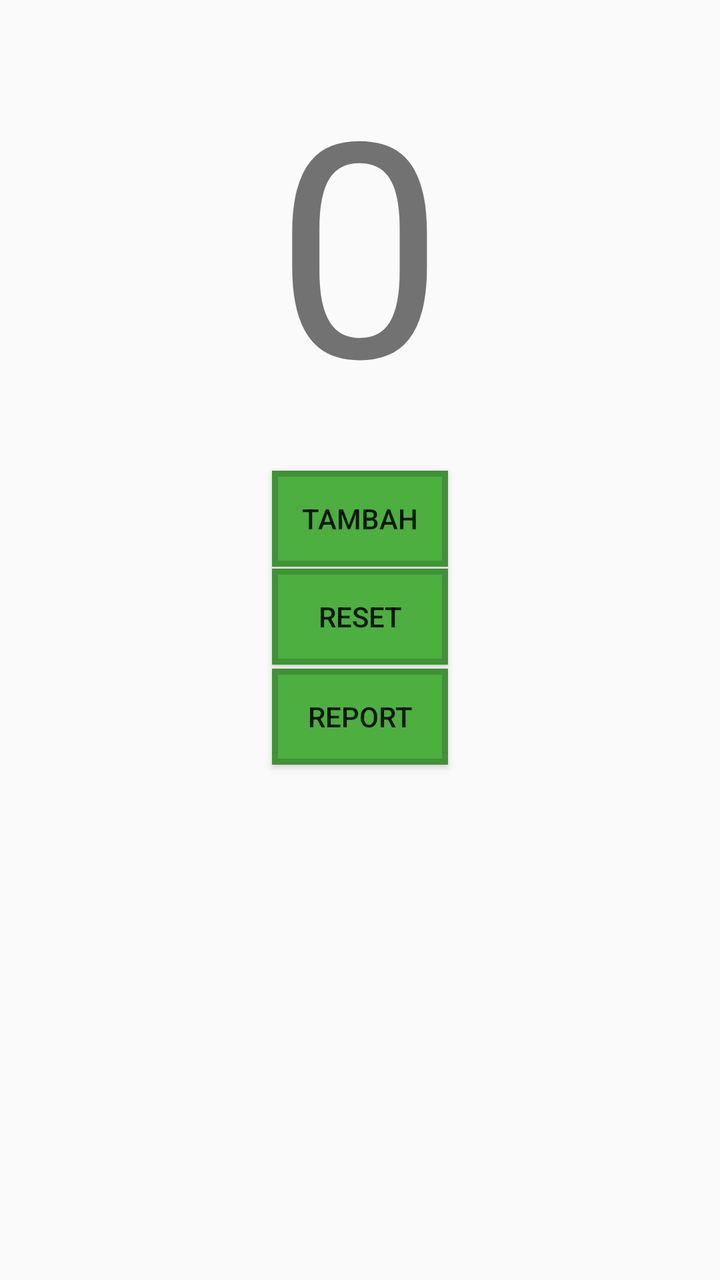
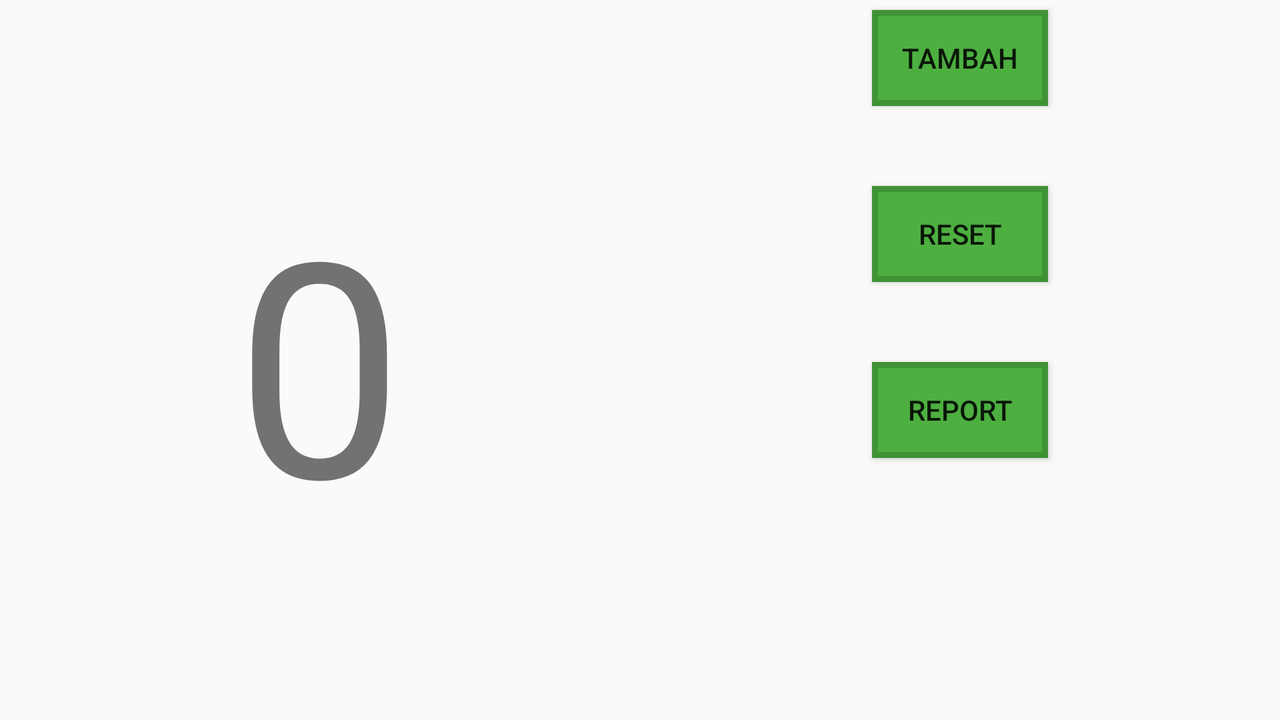

Compare how this app lays out the same screen by default and in its alternative resource folder. The renders come first, then the two layout files and the values they reference.
<!-- AndroidManifest.xml: application theme AppTheme -->
<!-- res/layout/activity_main.xml -->
<RelativeLayout xmlns:android="http://schemas.android.com/apk/res/android"
    xmlns:tools="http://schemas.android.com/tools"
    android:layout_width="match_parent"
    android:layout_height="match_parent"
    android:paddingBottom="@dimen/activity_vertical_margin"
    android:paddingLeft="@dimen/activity_horizontal_margin"
    android:paddingRight="@dimen/activity_horizontal_margin"
    android:paddingTop="@dimen/activity_vertical_margin"
    tools:context=".MainActivity">

    <TextView
        android:id="@+id/text"
        android:textSize="150sp"
        android:layout_width="wrap_content"
        android:layout_height="wrap_content"
        android:layout_centerHorizontal="true"
        android:layout_marginTop="20dp"
        android:text="0" />
    <Button
        android:layout_centerHorizontal="true"
        android:layout_below="@+id/text"
        android:id="@+id/tambah"
        android:layout_marginTop="16dp"
        android:layout_width="wrap_content"
        android:layout_height="wrap_content"
        android:text="@string/tambah"
        android:background="@drawable/button_green_stated"/>
    <Button
        android:layout_margin="1dp"
        android:layout_centerHorizontal="true"
        android:layout_below="@+id/tambah"
        android:id="@+id/reset"
        android:background="@drawable/button_green_stated"
        android:layout_width="wrap_content"
        android:layout_height="wrap_content"
        android:text="@string/reset"/>
    <Button
        android:id="@+id/report"
        android:layout_margin="1dp"
        android:background="@drawable/button_green_stated"
        android:layout_centerHorizontal="true"
        android:layout_below="@id/reset"
        android:layout_width="wrap_content"
        android:layout_height="wrap_content"
        android:text="report"/>



</RelativeLayout>
<!-- resources referenced by this layout -->
<resources>
  <!-- drawable button_green_stated (drawable) -->
  <?xml version="1.0" encoding="utf-8"?>
  <selector xmlns:android="http://schemas.android.com/apk/res/android">
      <item android:state_pressed="true"
          android:drawable="@drawable/button_green_pressed"/>
      <item android:drawable="@drawable/button_green_default"/>
  </selector>
  <string name="reset">reset</string>
  <string name="tambah">Tambah</string>
  <style name="AppTheme" parent="Theme.AppCompat.Light.DarkActionBar">
          
      </style>
  <!-- drawable button_green_pressed (drawable) -->
  <?xml version="1.0" encoding="utf-8"?>
  <layer-list xmlns:android="http://schemas.android.com/apk/res/android">
      <item>
          <shape android:shape="rectangle">
              <solid android:color="@color/green.black"/>
              <stroke
                  android:color="@color/green.black"
                  android:width="3dp"
                  />
          </shape>
      </item>
  </layer-list>
  <!-- drawable button_green_default (drawable) -->
  <?xml version="1.0" encoding="utf-8"?>
  <layer-list xmlns:android="http://schemas.android.com/apk/res/android">
  
      <item>
  
          <shape android:shape="rectangle">
              <solid android:color="@color/green"/>
              <stroke
                  android:color="@color/green.black"
                  android:width="3dp" />
          </shape>
  
      </item>
  
  </layer-list>
  <color name="green.black">#FF409236</color>
  <color name="green">#4caf40</color>
</resources>
<!-- res/layout-land/activity_main.xml (the repository's variant of the layout above) -->
<!-- drawn on the phone turned sideways -->
<?xml version="1.0" encoding="utf-8"?>
<LinearLayout xmlns:android="http://schemas.android.com/apk/res/android"
    android:layout_width="match_parent"
    android:layout_height="match_parent"
    android:orientation="horizontal">
    <RelativeLayout
        android:layout_width="match_parent"
        android:layout_height="match_parent"
        android:orientation="horizontal"
        android:layout_weight="1"
        >
        <TextView
            android:layout_width="wrap_content"
            android:layout_height="wrap_content"
            android:text="0"
            android:layout_centerHorizontal="true"
            android:layout_centerVertical="true"
            android:textSize="150sp"
            />


    </RelativeLayout>
    <RelativeLayout
        android:layout_width="match_parent"
        android:layout_height="match_parent"
        android:orientation="vertical"
        android:layout_weight="1">
        <Button
            android:layout_centerHorizontal="true"
            android:id="@+id/tambah"
            android:layout_marginTop="5dp"
            android:layout_marginBottom="20dp"
            android:layout_width="wrap_content"
            android:layout_height="wrap_content"
            android:text="@string/tambah"
            android:background="@drawable/button_green_stated"/>
        <Button
            android:background="@drawable/button_green_stated"
            android:layout_centerHorizontal="true"
            android:layout_below="@+id/tambah"
            android:id="@+id/reset"
            android:layout_margin="20dp"
            android:layout_width="wrap_content"
            android:layout_height="wrap_content"
            android:text="@string/reset"/>
        <Button
            android:background="@drawable/button_green_stated"
            android:layout_margin="20dp"
            android:layout_centerHorizontal="true"
            android:layout_below="@id/reset"
            android:layout_width="wrap_content"
            android:layout_height="wrap_content"
            android:text="@string/report"/>



    </RelativeLayout>

</LinearLayout>
<!-- resources referenced by the variant -->
<!-- as the phone turned sideways resolves them -->
<resources>
  <!-- drawable button_green_stated (drawable) -->
  <?xml version="1.0" encoding="utf-8"?>
  <selector xmlns:android="http://schemas.android.com/apk/res/android">
      <item android:state_pressed="true"
          android:drawable="@drawable/button_green_pressed"/>
      <item android:drawable="@drawable/button_green_default"/>
  </selector>
  <string name="report">report</string>
  <string name="reset">reset</string>
  <string name="tambah">Tambah</string>
  <style name="AppTheme" parent="Theme.AppCompat.Light.DarkActionBar">
          
      </style>
  <!-- drawable button_green_pressed (drawable) -->
  <?xml version="1.0" encoding="utf-8"?>
  <layer-list xmlns:android="http://schemas.android.com/apk/res/android">
      <item>
          <shape android:shape="rectangle">
              <solid android:color="@color/green.black"/>
              <stroke
                  android:color="@color/green.black"
                  android:width="3dp"
                  />
          </shape>
      </item>
  </layer-list>
  <!-- drawable button_green_default (drawable) -->
  <?xml version="1.0" encoding="utf-8"?>
  <layer-list xmlns:android="http://schemas.android.com/apk/res/android">
  
      <item>
  
          <shape android:shape="rectangle">
              <solid android:color="@color/green"/>
              <stroke
                  android:color="@color/green.black"
                  android:width="3dp" />
          </shape>
  
      </item>
  
  </layer-list>
  <color name="green.black">#FF409236</color>
  <color name="green">#4caf40</color>
</resources>
